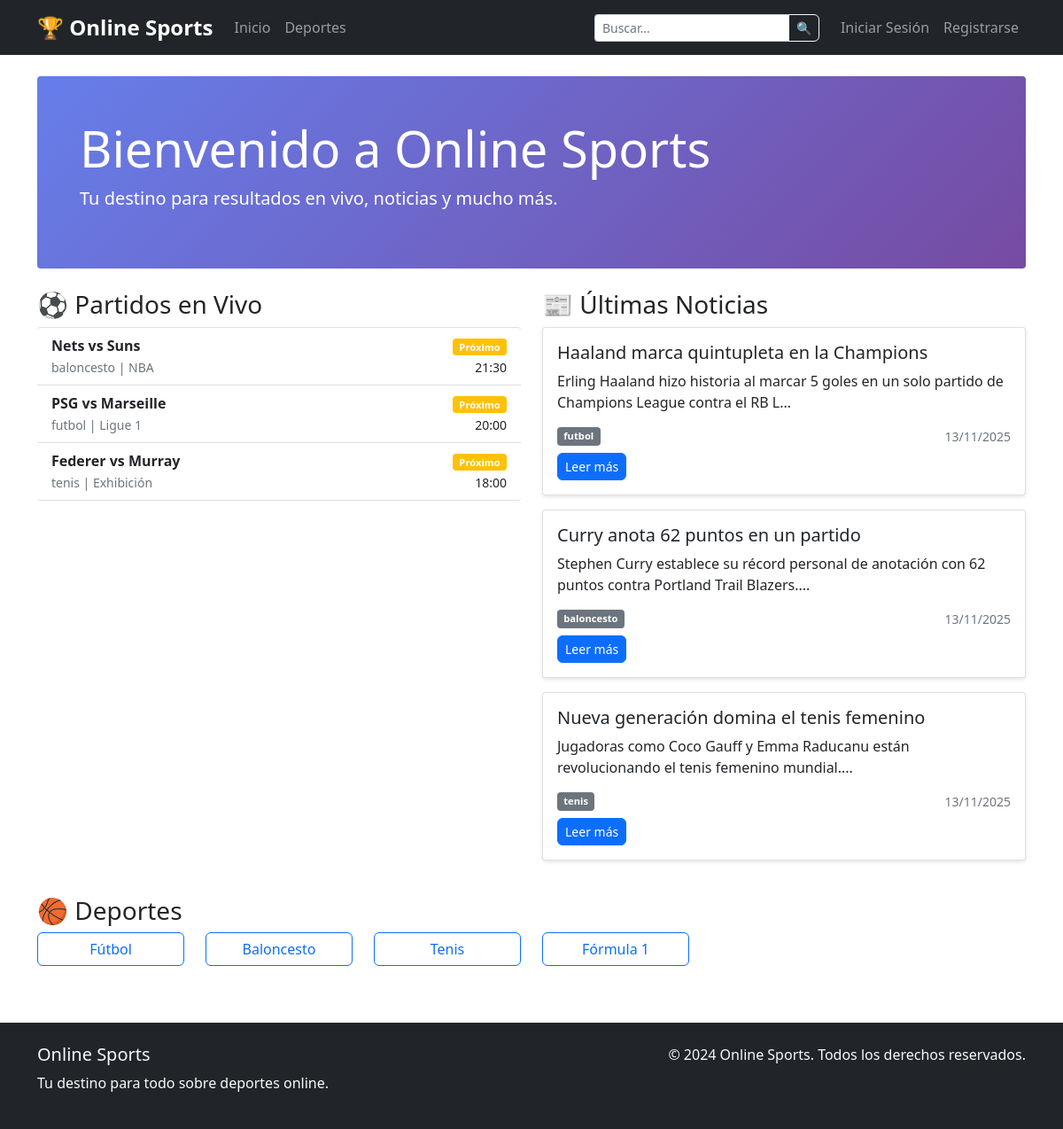
The app's page /, older data.
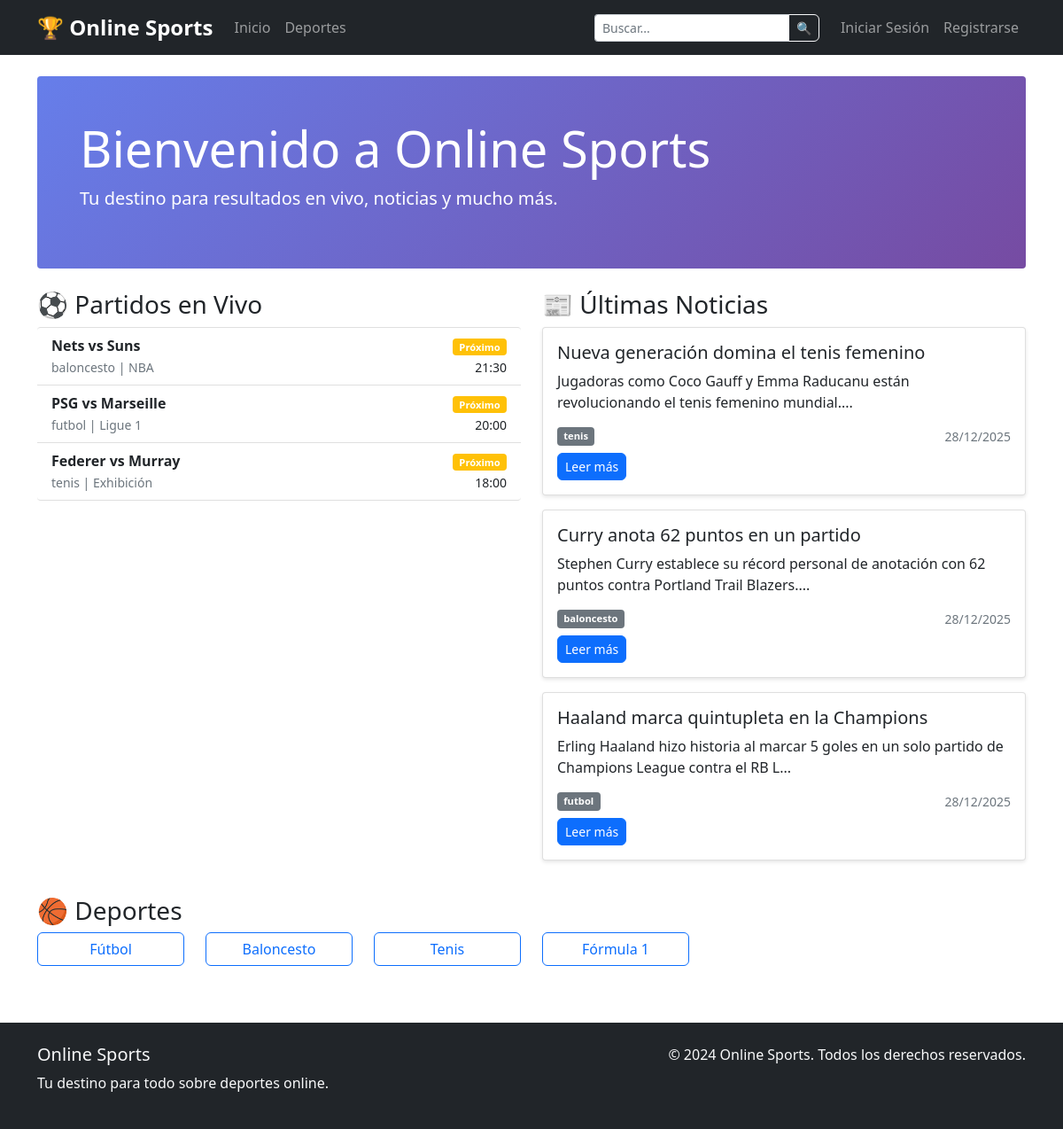
The same page, newer data.
### app.py (models this page shows)
class Partido(db.Model):
    id = db.Column(db.Integer, primary_key=True)
    equipo_local = db.Column(db.String(100), nullable=False)
    equipo_visitante = db.Column(db.String(100), nullable=False)
    deporte = db.Column(db.String(50), nullable=False)
    liga = db.Column(db.String(100))
    fecha_hora = db.Column(db.DateTime, nullable=False)
    resultado_local = db.Column(db.Integer)
    resultado_visitante = db.Column(db.Integer)
    estado = db.Column(db.String(20))  # 'programado', 'en_vivo', 'finalizado'

class Noticia(db.Model):
    id = db.Column(db.Integer, primary_key=True)
    titulo = db.Column(db.String(200), nullable=False)
    contenido = db.Column(db.Text, nullable=False)
    deporte = db.Column(db.String(50), nullable=False)
    imagen_url = db.Column(db.String(300))
    fecha_publicacion = db.Column(db.DateTime, default=datetime.utcnow)
    autor = db.Column(db.String(100))

### app.py (the view)
@app.route('/')
def index():
    noticias = Noticia.query.order_by(Noticia.fecha_publicacion.desc()).limit(6).all()
    partidos = Partido.query.filter(Partido.estado.in_(['en_vivo', 'programado'])).order_by(Partido.fecha_hora).limit(5).all()
    productos = Producto.query.limit(4).all()
    return render_template('index.html', noticias=noticias, partidos=partidos, productos=productos)

### templates/index.html (shortened to what this page needs)
{% extends "base.html" %}
{% block content %}
<div class="row">
    <div class="col-12 mb-4">
        <div class="hero-section bg-primary text-white p-5 rounded">
            <h1 class="display-4">Bienvenido a Online Sports</h1>
            <p class="lead">Tu destino para resultados en vivo, noticias y mucho más.</p>
        </div>
    </div>
    <div class="col-md-6">
        <h3>⚽ Partidos en Vivo</h3>
        <div class="list-group">
            {% for partido in partidos %}
            <div class="list-group-item">
                <div class="d-flex justify-content-between">
                    <div>
                        <strong>{{ partido.equipo_local }} vs {{ partido.equipo_visitante }}</strong>
                        <br>
                        <small class="text-muted">{{ partido.deporte }} | {{ partido.liga }}</small>
                    </div>
                    <div class="text-end">
                        {% if partido.estado == 'en_vivo' %}
                            <span class="badge bg-danger">EN VIVO</span>
                            <br>
                            <strong>{{ partido.resultado_local }} - {{ partido.resultado_visitante }}</strong>
                        {% else %}
                            <span class="badge bg-warning">Próximo</span>
                            <br>
                            <small>{{ partido.fecha_hora.strftime('%H:%M') }}</small>
                        {% endif %}
                    </div>
                </div>
            </div>
            {% else %}
            <div class="list-group-item">
                No hay partidos en este momento
            </div>
            {% endfor %}
        </div>
    </div>
    <div class="col-md-6">
        <h3>📰 Últimas Noticias</h3>
        {% for noticia in noticias %}
        <div class="card mb-3">
            <div class="card-body">
                <h5 class="card-title">{{ noticia.titulo }}</h5>
                <p class="card-text">{{ noticia.contenido[:100] }}...</p>
                <div class="d-flex justify-content-between">
                    <span class="badge bg-secondary">{{ noticia.deporte }}</span>
                    <small class="text-muted">{{ noticia.fecha_publicacion.strftime('%d/%m/%Y') }}</small>
                </div>
                <a href="{{ url_for('noticia_detalle', noticia_id=noticia.id) }}" class="btn btn-primary btn-sm mt-2">Leer más</a>
            </div>
        </div>
        {% endfor %}
    </div>
</div>
<div class="row mt-4">
    <div class="col-12">
        <h3>🏀 Deportes</h3>
        <div class="row">
            <div class="col-md-2 col-6 mb-3">
                <a href="{{ url_for('deportes') }}?deporte=futbol" class="btn btn-outline-primary w-100">Fútbol</a>
            </div>
            <div class="col-md-2 col-6 mb-3">
                <a href="{{ url_for('deportes') }}?deporte=baloncesto" class="btn btn-outline-primary w-100">Baloncesto</a>
            </div>
            <div class="col-md-2 col-6 mb-3">
                <a href="{{ url_for('deportes') }}?deporte=tenis" class="btn btn-outline-primary w-100">Tenis</a>
            </div>
            <div class="col-md-2 col-6 mb-3">
                <a href="{{ url_for('deportes') }}?deporte=formula1" class="btn btn-outline-primary w-100">Fórmula 1</a>
            </div>
        </div>
    </div>
</div>
{% endblock %}

Row changes from the older to the newer data that the page shows:
changed Noticia "Nueva generación domina el tenis femenino": fecha_publicacion "13/11/2025" → "28/12/2025"; moves up the list
changed Noticia "Curry anota 62 puntos en un partido": fecha_publicacion "13/11/2025" → "28/12/2025"; moves down the list
changed Noticia "Haaland marca quintupleta en la Champions": fecha_publicacion "13/11/2025" → "28/12/2025"
